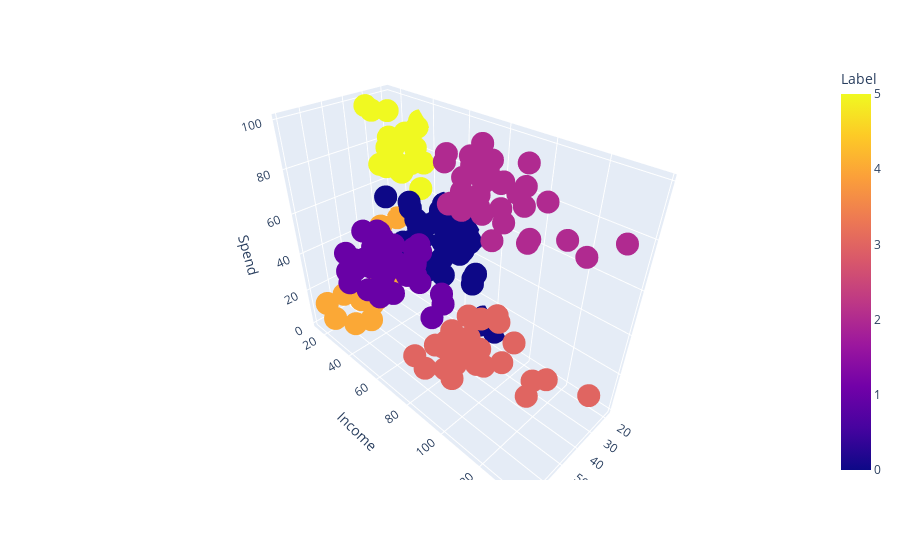

The notebook cell this image was saved under:
### Markdown cell above
### Visualize the cluster

### Code cell
fig2 = px.scatter_3d(data_frame=X, x='Age', y='Income', z='Spend', color='Label')
fig2.show()

### Figure 1 — Plotly figure (JSON) as saved in the notebook; plotly's stock layout.template omitted (floating-point values rounded to 4 significant figures; data arrays with more than 128 entries replaced by an {"elided": "..."} marker saying what was removed)
{"data": [{"hovertemplate": "Age=%{x}<br>Income=%{y}<br>Spend=%{z}<br>Label=%{marker.color}<extra></extra>", "legendgroup": "", "marker": {"color": {"elided": "200 int values"}, "coloraxis": "coloraxis", "symbol": "circle"}, "mode": "markers", "name": "", "scene": "scene", "showlegend": false, "type": "scatter3d", "x": {"elided": "200 int values"}, "y": {"elided": "200 int values"}, "z": {"elided": "200 int values"}}], "layout": {"coloraxis": {"colorbar": {"title": {"text": "Label"}}, "colorscale": [[0, "#0d0887"], [0.1111, "#46039f"], [0.2222, "#7201a8"], [0.3333, "#9c179e"], [0.4444, "#bd3786"], [0.5556, "#d8576b"], [0.6667, "#ed7953"], [0.7778, "#fb9f3a"], [0.8889, "#fdca26"], [1, "#f0f921"]]}, "legend": {"tracegroupgap": 0}, "margin": {"t": 60}, "scene": {"domain": {"x": [0, 1], "y": [0, 1]}, "xaxis": {"title": {"text": "Age"}}, "yaxis": {"title": {"text": "Income"}}, "zaxis": {"title": {"text": "Spend"}}}}}
